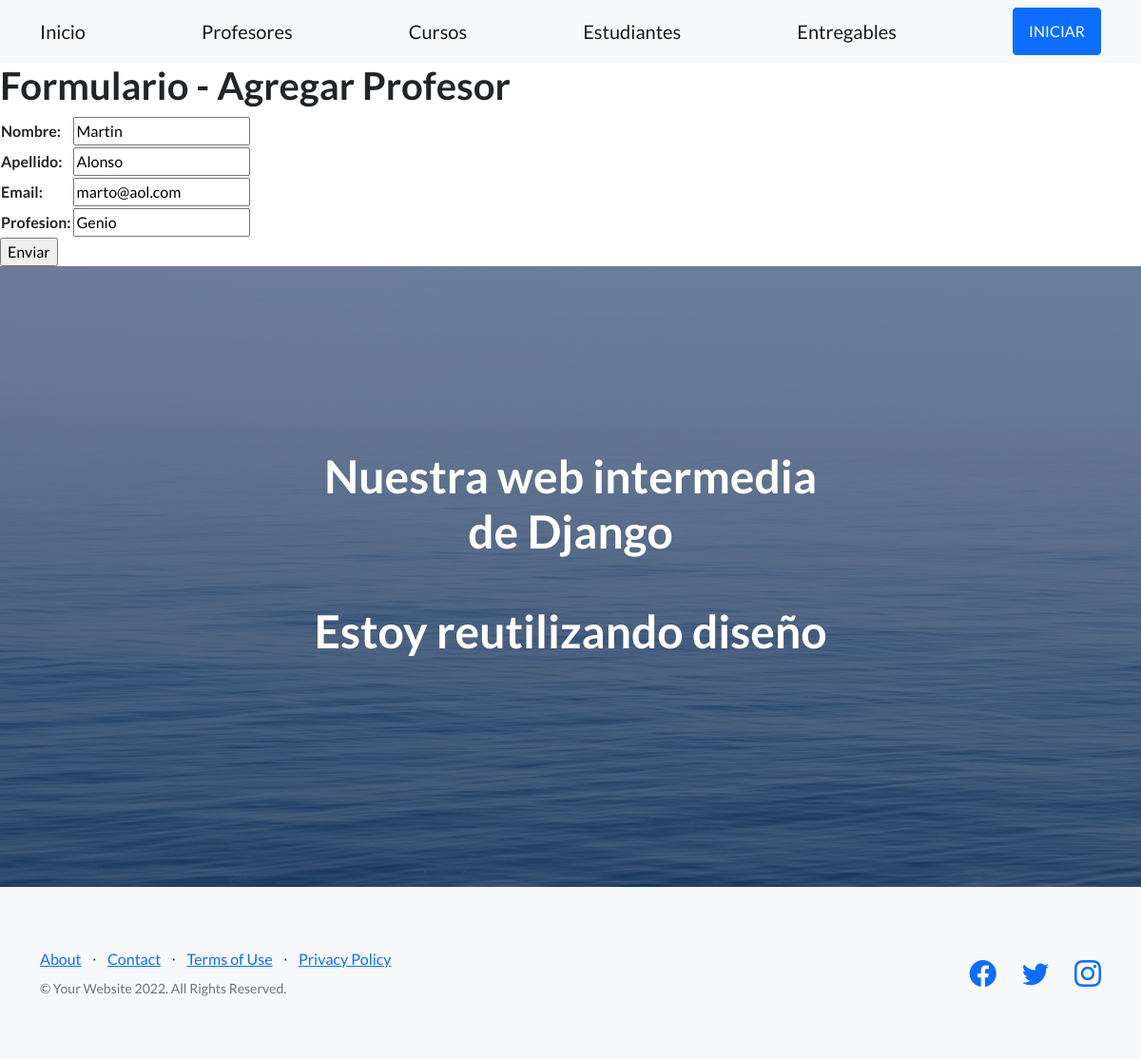
Before: /AppCoder/editarProfesor/Martin/ with the older database file.
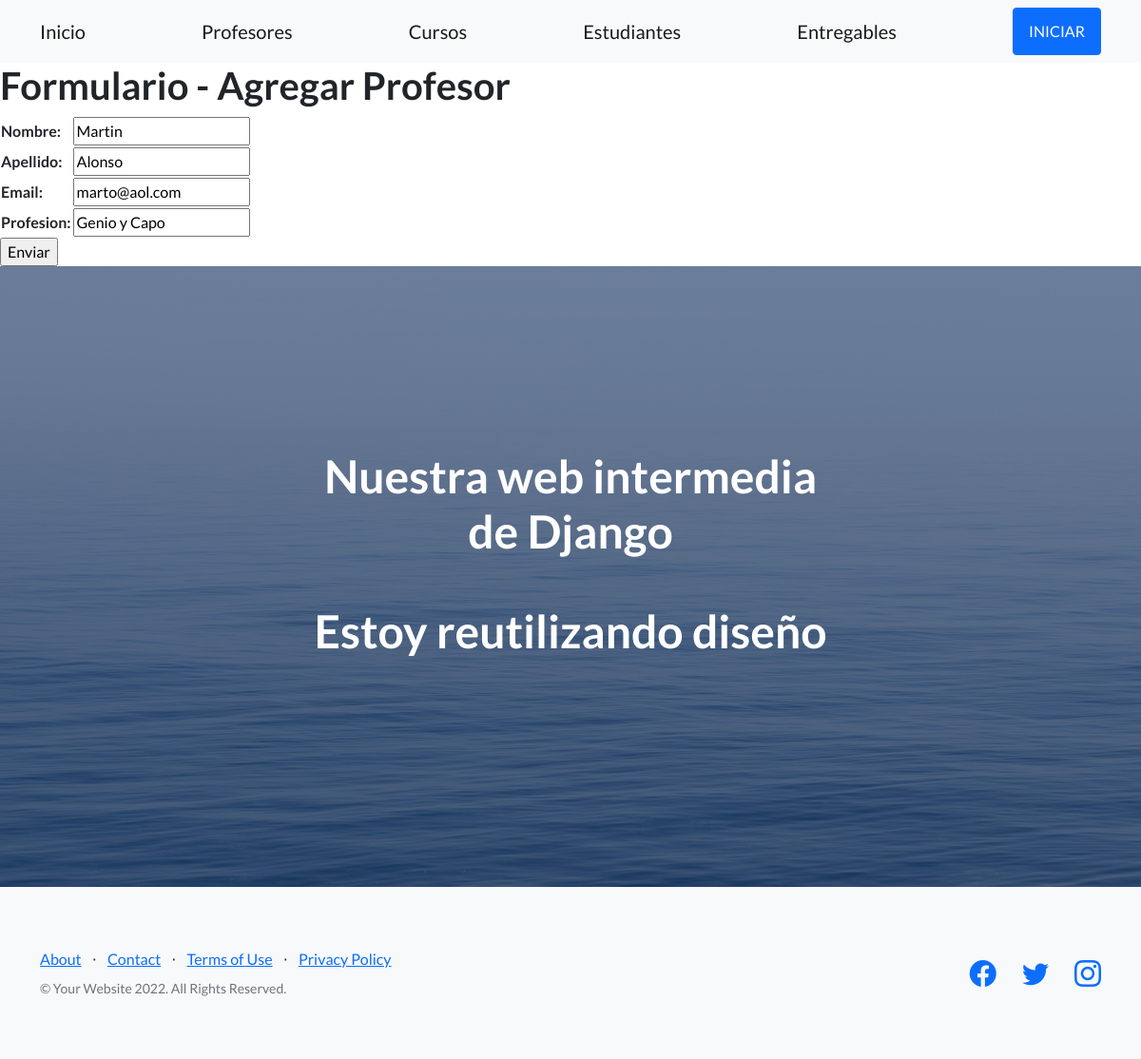
After: the same page with the newer database file.
### AppCoder/models.py (models this page shows, shortened)
class Profesor(models.Model):
    nombre=models.CharField(max_length=30)
    apellido=models.CharField(max_length=30)
    email=models.EmailField()
    profesion=models.CharField(max_length=30)

### AppCoder/views.py (the view)
# urls.py: path('editarProfesor/<profesor_nombre>/', views.editarProfesor, name="EditarProfesor"),
def editarProfesor(request, profesor_nombre):
    profesor = Profesor.objects.get(nombre=profesor_nombre)
    if request.method == 'POST':
        miFormulario = ProfesorFormulario(request.POST)
        print(miFormulario)
        if miFormulario.is_valid:
            informacion = miFormulario.cleaned_data
            profesor.nombre = informacion['nombre']
            profesor.apellido = informacion['apellido']
            profesor.email = informacion['email']
            profesor.profesion = informacion['profesion']
            profesor.save()
            return render(request, "AppCoder/inicio.html")
    else:
        miFormulario = ProfesorFormulario(initial={'nombre': profesor.nombre, 'apellido': profesor.apellido, 'email': profesor.email, 'profesion': profesor.profesion})
    return render(request, "AppCoder/profesorFormulario.html", {"miFormulario":miFormulario, "profesor_nombre": profesor_nombre})

### AppCoder/forms.py
class ProfesorFormulario(forms.Form):
    nombre= forms.CharField(max_length=30)
    apellido= forms.CharField(max_length=30)
    email= forms.EmailField()
    profesion= forms.CharField(max_length=30)

### AppCoder/templates/AppCoder/profesorFormulario.html (shortened to what this page needs)
{% extends "AppCoder/padre.html" %}
{% load static %}
{% block contenidoQueCambia %}
<div>
    <h1>Formulario - Agregar Profesor</h1>
        <form action="" method="POST">{% csrf_token %}
            <table>
                {{ miFormulario.as_table }}
            </table>
            <input type="submit" value="Enviar">
        </form>
</div>
{% endblock%}

Changed rows visible on the page:
changed Profesor "Martin": profesion "Genio" → "Genio y Capo"
